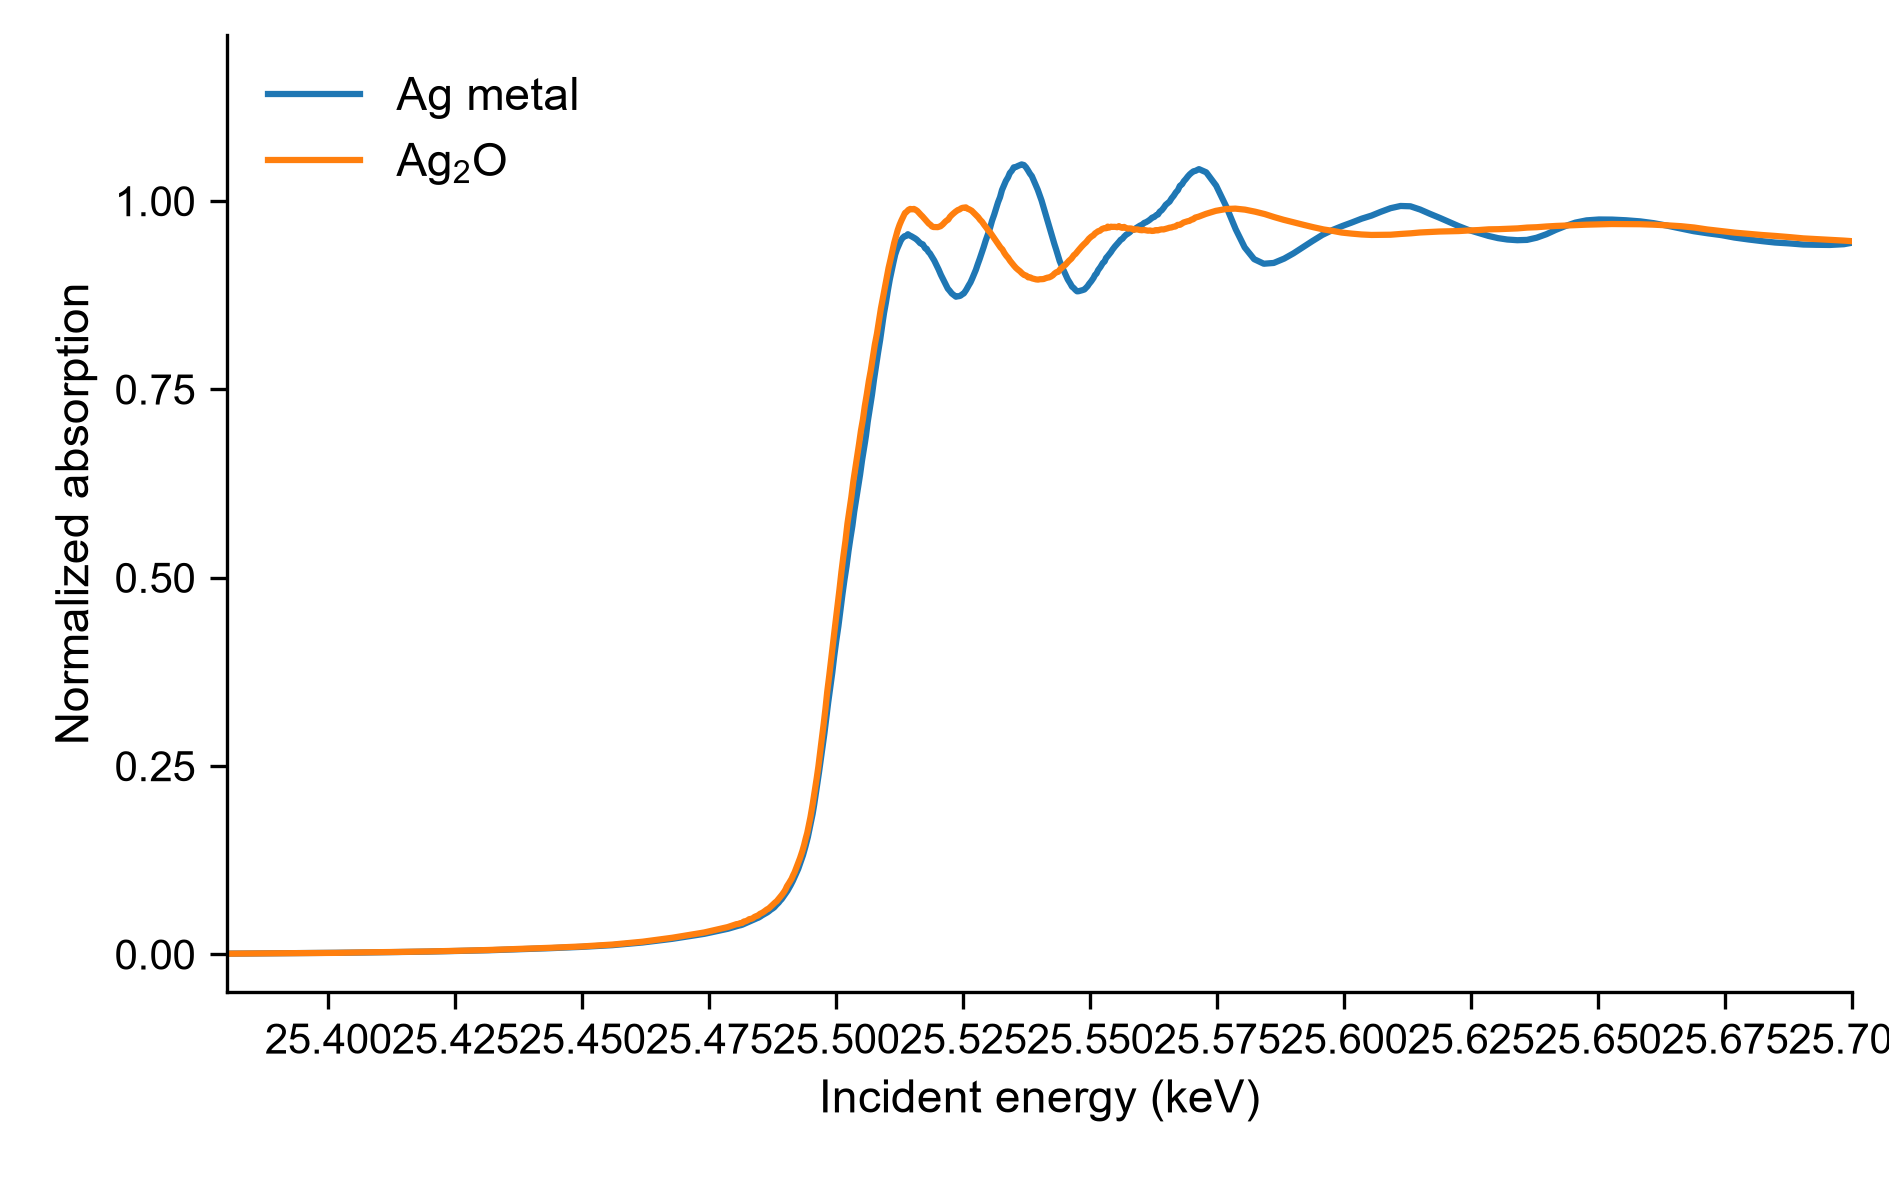

This figure's Python source:
#!/usr/bin/env python3
"""Slide-ready comparison of measured Ag K-edge reference spectra.

Sources: NIMS MDR / JASRI, SPring-8 BL14B2, transmission, 2016-06-24.
Ag foil: doi:10.48505/nims.1453; Ag2O: doi:10.48505/nims.1463.
Uses the encoder-energy .txt files, NOT the alternative *_fe exports.
Normalization: subtract linear pre-edge; divide by the difference between
quadratic post-edge and linear pre-edge extrapolated to the common E0.
No energy alignment, smoothing, broadening, vertical offset or flattening.
These synchrotron references are not a simulation of PRISM performance.
"""
from pathlib import Path
import argparse
import json
import numpy as np
import matplotlib.pyplot as plt
from matplotlib import font_manager
from matplotlib.ticker import MultipleLocator, FormatStrFormatter

HERE = Path(__file__).resolve().parent
SAMPLES = [
    ('Ag_foil', 'Ag-K_Ag-foil_Si311_50ms_160624.txt', 'Ag metal', 'C0', '10.48505/nims.1453'),
    ('Ag2O', 'Ag-K_Ag2O_Si311_50ms_160624.txt', r'Ag$_2$O', 'C1', '10.48505/nims.1463'),
]


def normalize(energy, mu, e0, pre_range, post_range):
    x = energy - e0
    pre_mask = (x >= pre_range[0]) & (x <= pre_range[1])
    post_mask = (x >= post_range[0]) & (x <= post_range[1])
    if pre_mask.sum() < 3 or post_mask.sum() < 4:
        raise ValueError('Insufficient points in normalization windows')
    pre = np.polyfit(x[pre_mask], mu[pre_mask], 1)
    post = np.polyfit(x[post_mask], mu[post_mask], 2)
    step = float(post[-1] - pre[-1])
    if not np.isfinite(step) or step <= 0:
        raise ValueError('Non-positive or invalid edge step')
    return (mu - np.polyval(pre, x)) / step, step


def main():
    parser = argparse.ArgumentParser(description=__doc__, formatter_class=argparse.ArgumentDefaultsHelpFormatter)
    parser.add_argument('--data-dir', type=Path, default=HERE / 'data', help='Extracted reference datasets')
    parser.add_argument('--output', type=Path, default=HERE / 's1_ref_comparison.png', help='Output PNG')
    parser.add_argument('--e0', type=float, default=25514.0, help='Common normalization reference in eV; does not shift energies')
    parser.add_argument('--pre-range', type=float, nargs=2, default=(-280., -150.), help='Pre-edge fit window relative to E0, eV')
    parser.add_argument('--post-range', type=float, nargs=2, default=(150., 700.), help='Post-edge fit window relative to E0, eV')
    parser.add_argument('--xmin', type=float, default=25.465, help='Minimum displayed incident energy, keV')
    parser.add_argument('--xmax', type=float, default=25.610, help='Maximum displayed incident energy, keV')
    parser.add_argument('--dpi', type=int, default=300, help='PNG resolution')
    args = parser.parse_args()
    if not np.isfinite([args.xmin, args.xmax]).all() or args.xmin >= args.xmax:
        parser.error('require finite xmin < xmax (keV)')
    plt.style.use('default')
    for font_path in font_manager.findSystemFonts():
        if 'arial' in Path(font_path).name.lower():
            font_manager.fontManager.addfont(font_path)
    plt.rcParams.update({
        'font.family': 'sans-serif', 'font.sans-serif': ['Arial'],
        'mathtext.fontset': 'custom', 'mathtext.rm': 'Arial',
        'mathtext.it': 'Arial:italic', 'mathtext.bf': 'Arial:bold',
        'font.size': 10, 'axes.labelsize': 11,
        'xtick.labelsize': 10, 'ytick.labelsize': 10,
        'legend.fontsize': 11, 'axes.linewidth': .8,
        'pdf.fonttype': 42, 'ps.fonttype': 42,
    })
    fig, ax = plt.subplots(figsize=(160 / 25.4, 100 / 25.4))
    fig.subplots_adjust(left=.12, right=.98, bottom=.16, top=.97)
    report = {'normalization_e0_eV': args.e0, 'pre_window_relative_eV': args.pre_range,
              'post_window_relative_eV': args.post_range, 'energy_shift_eV': 0,
              'smoothing': False, 'samples': []}
    for folder, filename, label, color, doi in SAMPLES:
        path = args.data_dir / folder / filename
        data = np.loadtxt(path)
        if data.ndim != 2 or data.shape[1] != 2 or not np.isfinite(data).all():
            raise ValueError(f'Invalid spectrum: {path}')
        energy, mu = data.T
        if not np.all(np.diff(energy) > 0):
            raise ValueError(f'Energy grid is not strictly increasing: {path}')
        norm, step = normalize(energy, mu, args.e0, args.pre_range, args.post_range)
        ax.plot(energy / 1000, norm, color=color, lw=1.5, label=label)
        report['samples'].append({'file': str(path), 'doi': doi, 'edge_step': step, 'points': len(energy)})
    ax.set(xlim=(args.xmin, args.xmax), ylim=(-.05, 1.22), xlabel='Incident energy (keV)', ylabel='Normalized absorption')
    ax.legend(loc='upper left', frameon=False, fontsize=11, handlelength=2.0)
    ax.xaxis.set_major_locator(MultipleLocator(.025))
    ax.xaxis.set_major_formatter(FormatStrFormatter('%.3f'))
    ax.yaxis.set_major_locator(MultipleLocator(.25))
    ax.spines[['top', 'right']].set_visible(False)
    ax.tick_params(direction='out', length=4)
    args.output.parent.mkdir(parents=True, exist_ok=True)
    fig.savefig(args.output, dpi=args.dpi, facecolor='white')
    args.output.with_suffix('.json').write_text(json.dumps(report, indent=2) + '\n')
    print(f'Saved {args.output}')
    plt.show()


if __name__ == '__main__':
    main()
